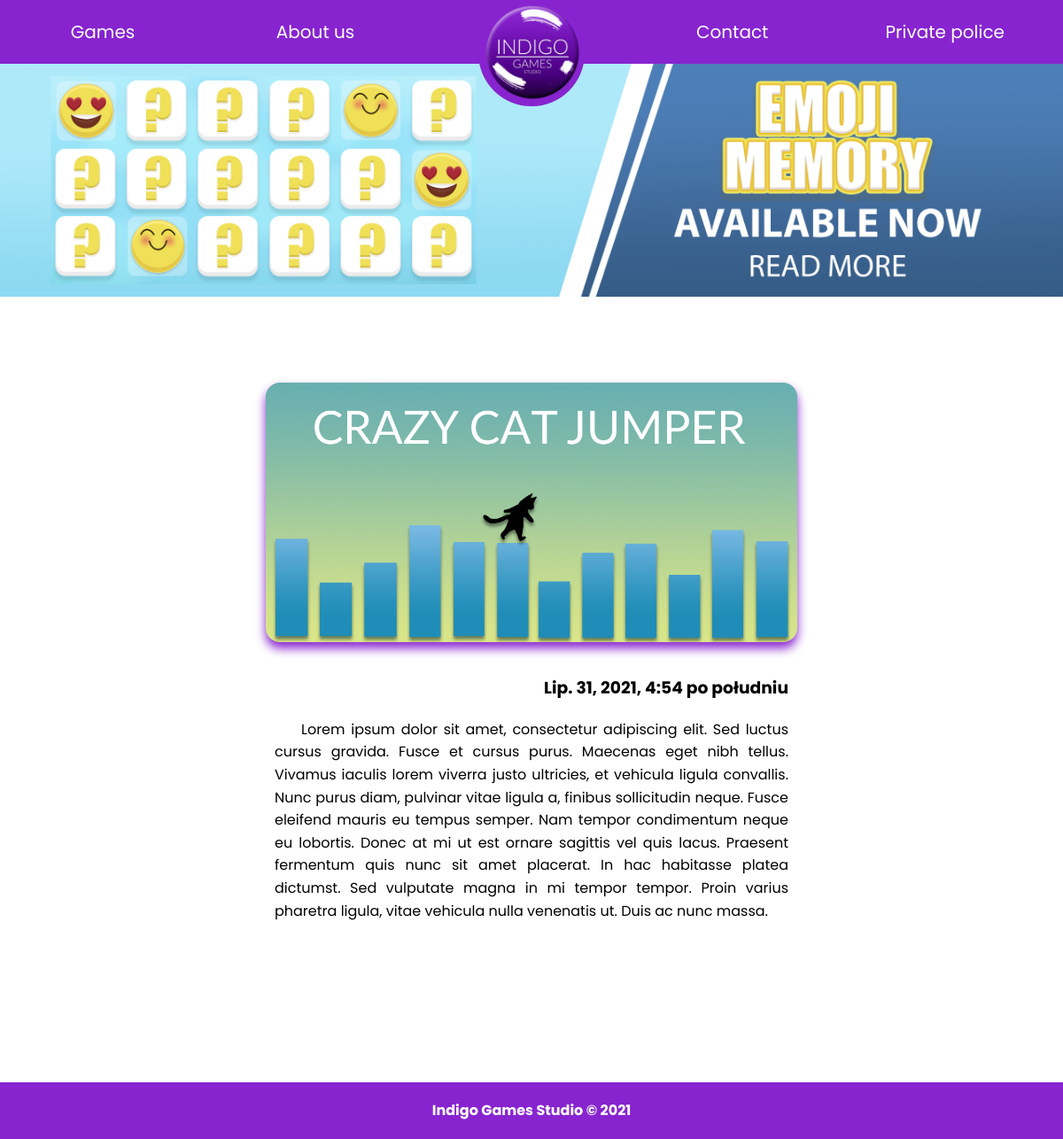
The app's page /2021/07/31/crazy-cat-jumper/ with its own data.
### IndigoGamesStudio/models.py (models this page shows, shortened)
class GamePost(models.Model):
    STATUS_CHOICES = (
        ('draft', 'Draft'),
        ('published', 'Published'),
    )
    ICON_CHOICES = (
        ('icon-android', 'icon-android'),
        ('icon-windows', 'icon-windows'),
    )
    title = models.CharField(max_length=50)
    slug = models.SlugField(max_length=250,
                            unique_for_date='publish')
    author = models.ForeignKey(User,
                               on_delete=models.CASCADE,
                               related_name='blog_posts')
    body = models.TextField()
    header_image = models.ImageField(null=True, blank=True, upload_to="img/")
    icon = models.CharField(max_length=20,
                              choices=ICON_CHOICES,
                              default='icon-android')
    publish = models.DateTimeField(default=timezone.now)
    created = models.DateTimeField(auto_now_add=True)
    update = models.DateTimeField(auto_now=True)
    status = models.CharField(max_length=25,
                              choices=STATUS_CHOICES,
                              default='draft')
    objects = models.Manager()
    published = PublishedManager()
    class Meta:
        ordering = ('-publish',)

### IndigoGamesStudio/views.py (the view)
def games_post_detail(request, year, month, day, post):
    post = get_object_or_404(GamePost, slug=post,
                             status = 'published',
                             publish__year = year,
                             publish__month = month,
                             publish__day = day)
    return render(request,
                  'IndigoGamesStudio/post/games_detail.html',
                  {'post': post})

### IndigoGamesStudio/templates/IndigoGamesStudio/post/games_detail.html (shortened to what this page needs)
{% extends  "IndigoGamesStudio/post/index.html" %}
{% load static %}
        {% block container %}
        <div class="detail-container">
            <div class="games-img">
                {% if post.header_image %}
                        <img src="{{ post.header_image.url }}" alt="">
                {% endif %}
            </div>
            <div class="published-data">
                <h3>{{ post.publish }}</h3>
             </div>
            <div class="games-text">
               <p>
                   {{ post.body }}
               </p>
            </div>
        </div>
        {% endblock %}

### IndigoGamesStudio/static/style/style.css (style rules this page uses)
* { margin: 0; padding: 0; box-sizing: border-box; }
body { font-family: 'Poppins', sans-serif; }
.detail-container { min-height: 100vh; display: flex; justify-content: center; align-items: center; flex-direction: column; }
.games-img { width: 50%; }
.games-img img { width: 100%; border-radius: 2vh 2vh 2vh 2vh; margin-bottom: 20px; filter: drop-shadow(0px 7px 6px #8724cf); }
.published-data { text-align: right; width: 50%; padding: 10px; }
.games-text { text-align: justify; width: 50%; padding: 10px; text-indent: 30px; line-height: 160%; }

### records on screen
GamePost: header_image (picture), publish "Lip. 31, 2021, 4:54 po południu", body "Lorem ipsum dolor sit amet, consectetur adipiscing elit. Sed luctus cursus gravida. Fusce et cursus purus. Maecenas eget nibh tellus. Vivamus iaculis lorem viverra justo ultricies, et vehicula ligula convallis. Nunc purus diam, pulvinar vitae ligula a, finibus sollicitudin neque. Fusce eleifend mauris eu tempus semper. Nam tempor condimentum neque eu lobortis. Donec at mi ut est ornare sagittis vel quis lacus. Praesent fermentum quis nunc sit amet placerat. In hac habitasse platea dictumst. Sed vulputate magna in mi tempor tempor. Proin varius pharetra ligula, vitae vehicula nulla venenatis ut. Duis ac nunc massa."
